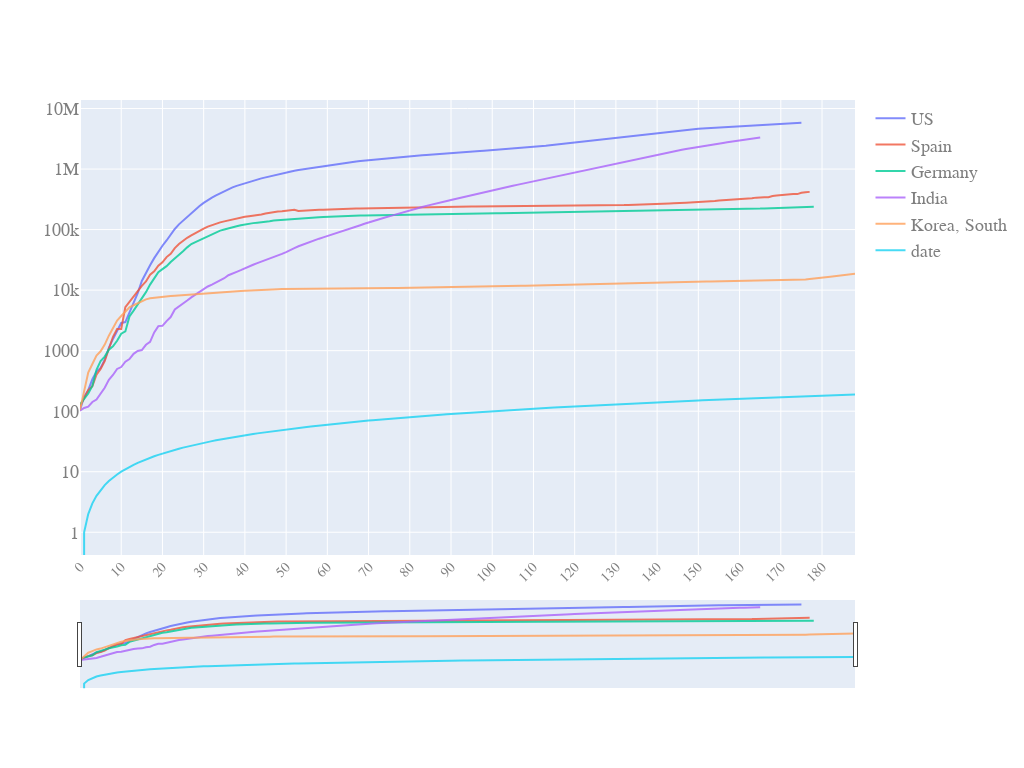

The code cell stored with this chart in its notebook:
### Code cell
quick_plot(pd_sync_timelines.date,
          pd_sync_timelines.iloc[:,1:],
          y_scale='log',
          slider=True)

### Figure 1 — Plotly figure (JSON) as saved in the notebook; plotly's stock layout.template omitted (floating-point values rounded to 4 significant figures; data arrays with more than 128 entries replaced by an {"elided": "..."} marker saying what was removed)
{"data": [{"mode": "lines", "name": "US", "opacity": 0.8, "type": "scatter", "x": {"elided": "189 int values"}, "y": {"elided": "189 int values"}}, {"mode": "lines", "name": "Spain", "opacity": 0.8, "type": "scatter", "x": {"elided": "189 int values"}, "y": {"elided": "189 int values"}}, {"mode": "lines", "name": "Germany", "opacity": 0.8, "type": "scatter", "x": {"elided": "189 int values"}, "y": {"elided": "189 int values"}}, {"mode": "lines", "name": "India", "opacity": 0.8, "type": "scatter", "x": {"elided": "189 int values"}, "y": {"elided": "189 int values"}}, {"mode": "lines", "name": "Korea, South", "opacity": 0.8, "type": "scatter", "x": {"elided": "189 int values"}, "y": {"elided": "189 int values"}}, {"mode": "lines", "name": "date", "opacity": 0.8, "type": "scatter", "x": {"elided": "189 int values"}, "y": {"elided": "189 int values"}}], "layout": {"autosize": true, "font": {"color": "#7f7f7f", "family": "PT Sans, monospace", "size": 18}, "height": 768, "width": 1024, "xaxis": {"nticks": 20, "rangeslider": {"visible": true}, "tickangle": -45, "tickfont": {"color": "#7f7f7f", "size": 14}}, "yaxis": {"type": "log"}}}
